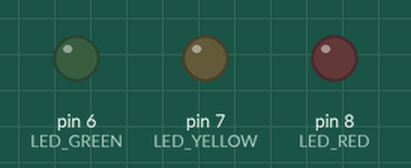
Recording of a sketch running on a simulated Arduino Uno, built with avr-gcc and run on an emulated ATmega328P. Parts: output pins drawn as LEDs (lit = HIGH).

Above: at 0.2 s.
At 1.7 s:
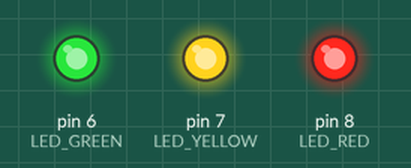
Timing chart, 0 to 3.0 s (numbered marks = the images above):
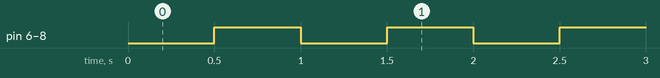

Measured:
- by itself, pin 6 (LED_GREEN), pin 7 (LED_YELLOW), pin 8 (LED_RED): alternates HIGH for 0.50 s and LOW for 0.50 s

The sketch:

example1_freeRtos.ino
```cpp
#include <Arduino_FreeRTOS.h>

#define LED_RED 8
#define LED_YELLOW 7
#define LED_GREEN 6

void setup()
{
  xTaskCreate(redLedControllerTask, "RED LED TASK", 128, NULL, 1, NULL);
  xTaskCreate(yellowLedControllerTask, "YELLOW LED TASK", 128, NULL, 1, NULL);
  xTaskCreate(greenLedControllerTask, "GREEN LED TASK", 128, NULL, 1, NULL);
}

void redLedControllerTask(void *pvParameters)
{
  pinMode(LED_RED, OUTPUT);
  while (1)
  {
    delay(500);
    digitalWrite(LED_RED, digitalRead(LED_RED) ^ 1); // Blink
  }
}

void yellowLedControllerTask(void *pvParameters)
{
  pinMode(LED_YELLOW, OUTPUT);
  while (1)
  {
    delay(500);
    digitalWrite(LED_YELLOW, digitalRead(LED_YELLOW) ^ 1); // Blink
  }
}

void greenLedControllerTask(void *pvParameters)
{
  pinMode(LED_GREEN, OUTPUT);
  while (1)
  {
    delay(500);
    digitalWrite(LED_GREEN, digitalRead(LED_GREEN) ^ 1); // Blink
  }
}

void loop()
{
}
```
